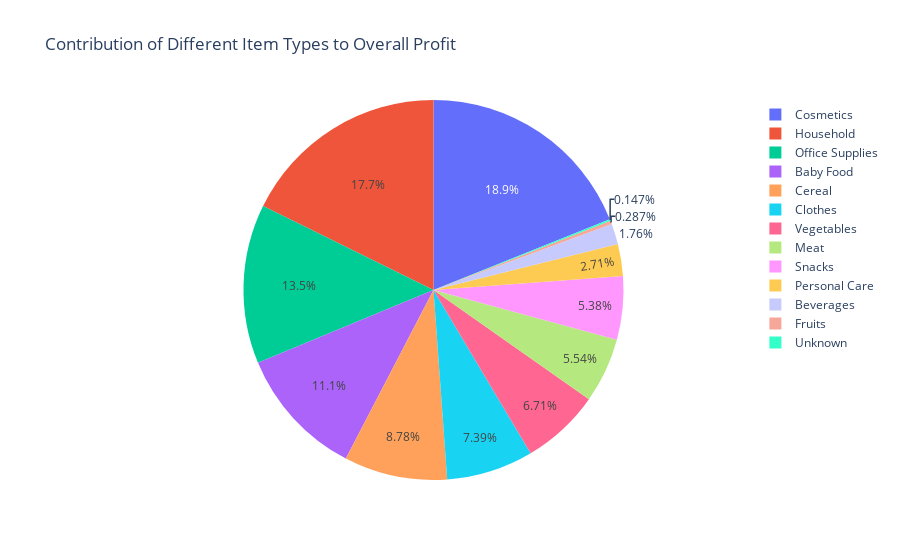

Notebook cell for this chart:
### Code cell
# 7. How do different item types contribute to overall profit?

item_profit = df.groupby('Item_Type')['Total_Profit'].sum().reset_index()

fig = px.pie(item_profit, names='Item_Type', values='Total_Profit', title='Contribution of Different Item Types to Overall Profit')
fig.show()

### Figure 1 — Plotly figure (JSON) as saved in the notebook; plotly's stock layout.template omitted (floating-point values rounded to 4 significant figures)
{"data": [{"domain": {"x": [0, 1], "y": [0, 1]}, "hovertemplate": "Item_Type=%{label}<br>Total_Profit=%{value}<extra></extra>", "labels": ["Baby Food", "Beverages", "Cereal", "Clothes", "Cosmetics", "Fruits", "Household", "Meat", "Office Supplies", "Personal Care", "Snacks", "Unknown", "Vegetables"], "legendgroup": "", "name": "", "showlegend": true, "type": "pie", "values": [218100000.0, 34530000.0, 172400000.0, 145100000.0, 371500000.0, 5642000.0, 347800000.0, 108700000.0, 265900000.0, 53290000.0, 105600000.0, 2890000.0, 131700000.0]}], "layout": {"autosize": true, "legend": {"tracegroupgap": 0}, "title": {"text": "Contribution of Different Item Types to Overall Profit"}}}
